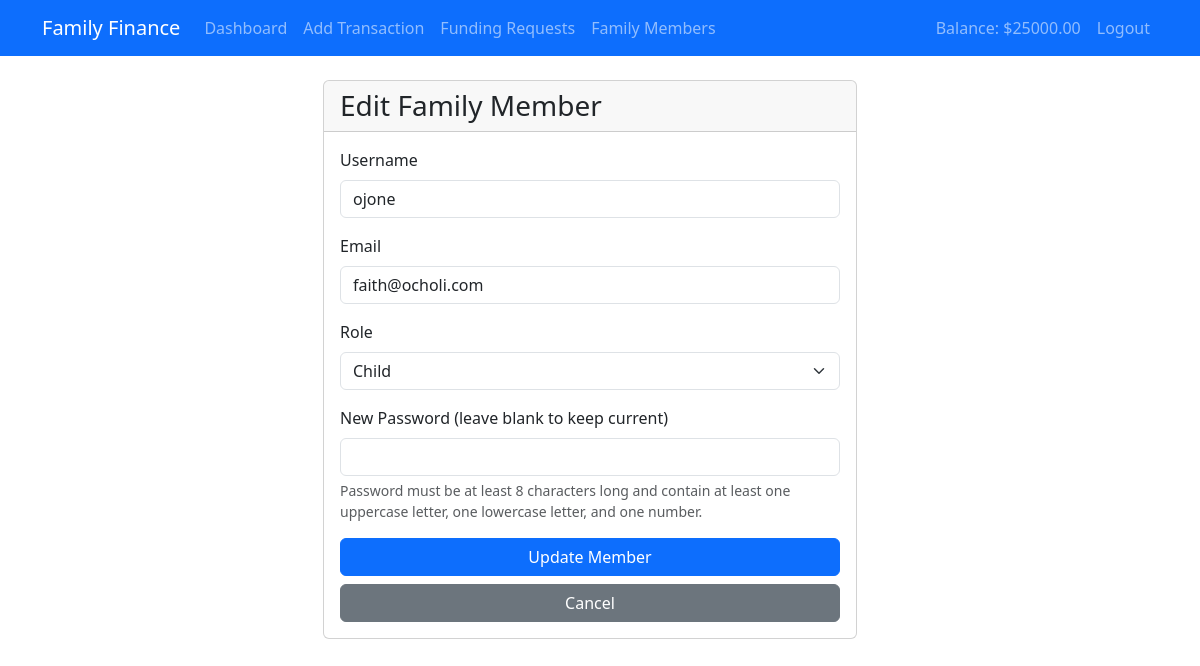
Page /edit_family_member/3 (signed in) on the earlier database version.
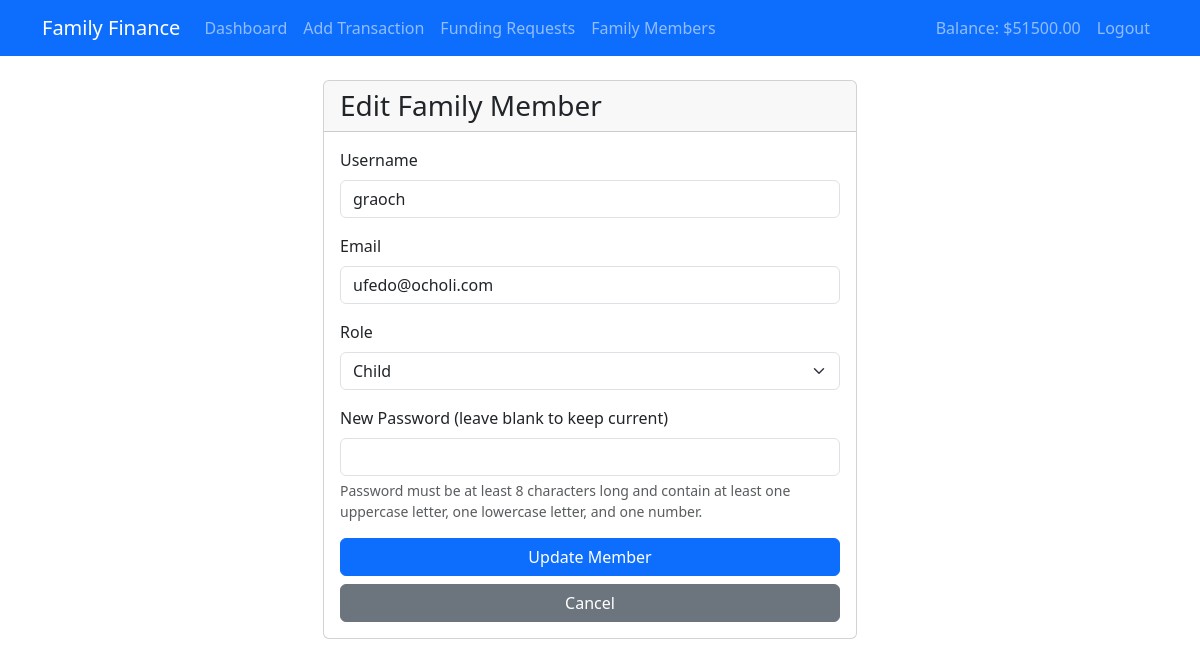
Same page on the later database version.
### app.py (models this page shows, shortened)
class User(db.Model, UserMixin):
    id = db.Column(db.Integer, primary_key=True)
    username = db.Column(db.String(80), unique=True, nullable=False)
    email = db.Column(db.String(120), unique=True, nullable=False)
    password_hash = db.Column(db.String(128))
    role = db.Column(db.String(20), nullable=False)
    balance = db.Column(db.Float, default=0.0)
    is_active = db.Column(db.Boolean, default=True)
    family_id = db.Column(db.Integer, db.ForeignKey('family.id'))
    created_at = db.Column(db.DateTime, default=datetime.utcnow)
    funding_requests = db.relationship('FundingRequest',
                                     foreign_keys='FundingRequest.requested_by',
                                     backref=db.backref('requester_ref', lazy=True),
                                     lazy=True)
    requests_approved = db.relationship('FundingRequest',
                                      foreign_keys='FundingRequest.approved_by',
                                      backref=db.backref('approver_ref', lazy=True),
                                      lazy=True)
    funding_request_balances = db.relationship('FundingRequestBalance',
                                             backref='user_ref',
                                             lazy=True)
    @property
    def password(self):
        raise AttributeError('password is not a readable attribute')

### app.py (the view, shortened to what this page needs)
@app.route('/edit_family_member/<int:user_id>', methods=['GET', 'POST'])
@login_required
@father_required
def edit_family_member(user_id):
    member = User.query.filter_by(id=user_id, family_id=current_user.family_id).first_or_404()
    if member.role == 'father':
        flash('Cannot edit father account.', 'error')
        return redirect(url_for('manage_family_members'))
    return render_template('edit_family_member.html', member=member)

### app.py (called while the page is built)
@login_manager.user_loader
def load_user(user_id):
    return User.query.get(int(user_id))

def father_required(f):
    @wraps(f)
    def decorated_function(*args, **kwargs):
        if not current_user.is_authenticated or current_user.role != 'father':
            flash('This action requires father privileges')
            return redirect(url_for('dashboard'))
        return f(*args, **kwargs)
    return decorated_function

### templates/edit_family_member.html (shortened to what this page needs)
{% extends "base.html" %}
{% block content %}
<div class="container mt-4">
    <div class="row justify-content-center">
        <div class="col-md-6">
            <div class="card">
                <div class="card-header">
                    <h3 class="card-title mb-0">Edit Family Member</h3>
                </div>
                <div class="card-body">
                    <form method="POST">
                        <div class="mb-3">
                            <label for="username" class="form-label">Username</label>
                            <input type="text" class="form-control" id="username" name="username" value="{{ member.username }}" required>
                        </div>
                        <div class="mb-3">
                            <label for="email" class="form-label">Email</label>
                            <input type="email" class="form-control" id="email" name="email" value="{{ member.email }}" required>
                        </div>
                        <div class="mb-3">
                            <label for="role" class="form-label">Role</label>
                            <select class="form-select" id="role" name="role" required>
                                <option value="child" {% if member.role == 'child' %}selected{% endif %}>Child</option>
                            </select>
                        </div>
                        <div class="mb-3">
                            <label for="new_password" class="form-label">New Password (leave blank to keep current)</label>
                            <input type="password" class="form-control" id="new_password" name="new_password">
                            <div class="form-text">
                                Password must be at least 8 characters long and contain at least one uppercase letter, one lowercase letter, and one number.
                            </div>
                        </div>
                        <div class="d-grid gap-2">
                            <button type="submit" class="btn btn-primary">Update Member</button>
                            <a href="{{ url_for('manage_family_members') }}" class="btn btn-secondary">Cancel</a>
                        </div>
                    </form>
                </div>
            </div>
        </div>
    </div>
</div>
{% endblock %}

### templates/base.html (shortened to what this page needs)
<!DOCTYPE html>
<html lang="en">
<head>
    <link href="https://cdn.jsdelivr.net/npm/bootstrap@5.3.2/dist/css/bootstrap.min.css" rel="stylesheet">
</head>
<body>
    <nav class="navbar navbar-expand-lg navbar-dark bg-primary">
        <div class="container">
            <a class="navbar-brand" href="{{ url_for('index') }}">Family Finance</a>
            <div class="collapse navbar-collapse" id="navbarNav">
                <ul class="navbar-nav me-auto">
                    {% if current_user.is_authenticated %}
                    <li class="nav-item">
                        <a class="nav-link" href="{{ url_for('dashboard') }}">Dashboard</a>
                    </li>
                    <li class="nav-item">
                        <a class="nav-link" href="{{ url_for('add_transaction') }}">Add Transaction</a>
                    </li>
                    <li class="nav-item">
                        <a class="nav-link" href="{{ url_for('funding_requests') }}">Funding Requests</a>
                    </li>
                    {% if current_user.role in ['father', 'mother'] %}
                    <li class="nav-item">
                        <a class="nav-link" href="{{ url_for('manage_family_members') }}">Family Members</a>
                    </li>
                    {% endif %}
                    {% endif %}
                </ul>
                <ul class="navbar-nav">
                    {% if current_user.is_authenticated %}
                    <li class="nav-item">
                        <span class="nav-link">Balance: ${{ "%.2f"|format(current_user.balance) }}</span>
                    </li>
                    <li class="nav-item">
                        <a class="nav-link" href="{{ url_for('logout') }}">Logout</a>
                    </li>
                    {% endif %}
                </ul>
            </div>
        </div>
    </nav>
    <div class="container content">
        {% block content %}{% endblock %}
    </div>
</body>
</html>

Differences in the rows shown:
changed User (number 1 of 2 on the later page): balance "25000.00" → "51500.00"
changed User "Child": username "ojone" → "graoch"; email "faith@ocholi.com" → "ufedo@ocholi.com"
